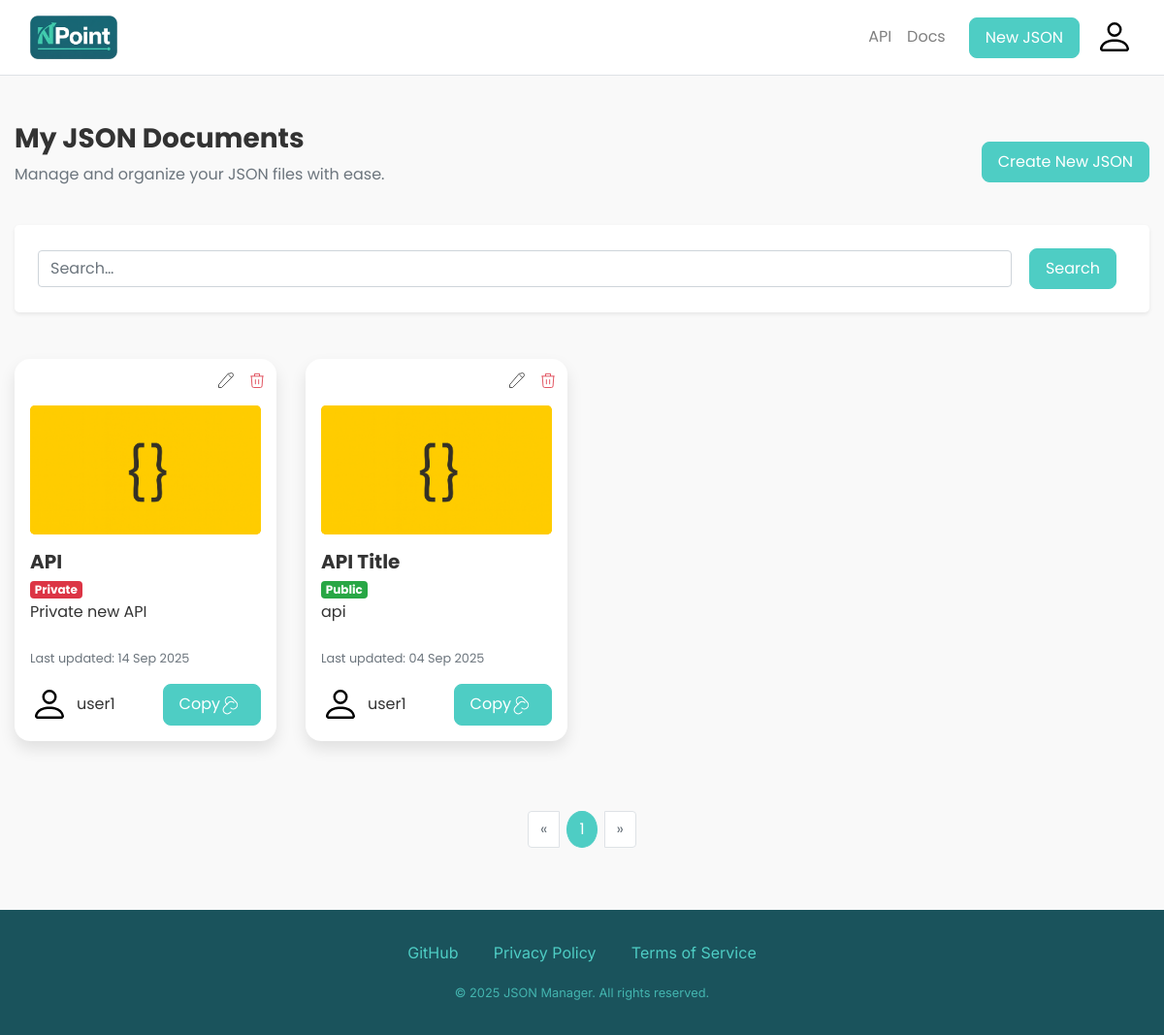
The page /my_json_form (signed in) on the database its author committed.
### npoint_app/models.py (models this page shows, shortened)
class JSONData(models.Model):
    json_id = models.AutoField(primary_key=True)
    user = models.ForeignKey(UserProfile, on_delete=models.CASCADE, related_name='json_data')
    title = models.CharField(max_length=200, db_index=True)
    description = models.TextField(blank=True, null=True, max_length=500)
    json_picture = models.ImageField(upload_to='json_pictures/', blank=True, null=True)
    json_content = models.JSONField()
    json_api = models.CharField(blank=True, null=True)
    is_public = models.BooleanField(default=True)
    created_at = models.DateTimeField(auto_now_add=True)
    updated_at = models.DateTimeField(auto_now=True)
    slug = models.SlugField(max_length=220, blank=True, null=True)  # or unique_together with user
    access_count = models.PositiveIntegerField(default=0)
    class Meta:
        constraints = [
            models.UniqueConstraint(fields=["user", "slug"], name="uniq_user_slug"),
        ]
        indexes = [models.Index(fields=['title'])]

class UserProfile(AbstractUser):
    user_id = models.AutoField(primary_key=True)
    first_name = models.CharField(max_length=50)
    last_name = models.CharField(max_length=50)
    username = models.CharField(max_length=150, unique=True)
    email = models.EmailField(unique=True)
    profile_picture = models.ImageField(upload_to='profiles/', blank=True, null=True)
    created_at = models.DateTimeField(auto_now_add=True)
    updated_at = models.DateTimeField(auto_now=True)

### npoint_app/views.py (the view)
# urls.py: path('my_json_form', views.my_json_form, name='my_json_form'),
@login_required(login_url='login')
def my_json_form(request):
    q = (request.GET.get("q") or "").strip()
    obj = JSONData.objects.filter(user=request.user).order_by('-created_at')
    if q:
        obj = obj.filter(Q(title__icontains=q) | Q(description__icontains=q))
    paginator = Paginator(obj, 12)
    json_forms = paginator.get_page(request.GET.get('page'))
    user = request.user
    params = request.GET.copy()
    params.pop("page", None)
    querystring = params.urlencode()
    if request.method == "GET":
        return render(request, 'npoint_app/my_json_forms.html', {"json_forms": json_forms, "user": user, "q": q,
            "querystring": querystring })
    return render(request, 'npoint_app/my_json_forms.html')

### npoint_app/context_processors.py (called while the page is built)
def humanize_number(value):
    if value is None:
        return "0"
    if value >= 1_000_000:
        return f"{value/1_000_000:.1f}M".rstrip("0").rstrip(".")
    if value >= 1_000:
        return f"{value/1_000:.1f}K".rstrip("0").rstrip(".")
    return str(value)

def site_stats(request):
    total_users = UserProfile.objects.count()
    total_jsons = JSONData.objects.count()
    total_api_calls = JSONData.objects.aggregate(total=Sum("access_count"))["total"] or 0
    return {
        "total_users": humanize_number(total_users),
        "total_jsons": humanize_number(total_jsons),
        "total_api_calls": humanize_number(total_api_calls),
    }

### npoint_app/templates/npoint_app/my_json_forms.html (shortened to what this page needs)
{% extends 'npoint_app/base.html' %}
{% load static %}
{% block content %}
<body>
  <div class="d-flex flex-column min-vh-100">
    <main class="flex-grow-1 py-5">
      <div class="container">
        <div class="d-flex flex-column flex-md-row justify-content-between align-items-center mb-4">
          <div>
            <h2 class="h3 font-weight-bold">My JSON Documents</h2>
            <p class="text-muted font-inter">Manage and organize your JSON files with ease.</p>
          </div>
          <a href="{% url 'json_form' %}" class="btn button-primary-custom mt-3 mt-md-0">Create New JSON</a>
        </div>
        <div class="bg-white rounded-lg shadow-sm p-4 mb-5">
          <div class="row">
            <div class="d-flex col-12 mb-3 mb-md-0">
              <form method="get" class="form-row w-100 align-items-center">
                  <div class="col">
                    <input type="text" name="q" class="form-control" placeholder="Search…" value="{{ q }}">
                  </div>
                  <div class="col-auto">
                    <button class="btn button-primary-custom ml-2" type="submit">Search</button>
                  </div>
                </form>
            </div>
          </div>
        </div>
        <div class="row">
           {% for json in json_forms %}
          <div class="col-sm-6 col-lg-4 col-xl-3 mb-4 ">
            <div class="card-custom  pt-5 pb-3 px-3 bg-white position-relative" style="height: 100%;">
              <div class="position-absolute" style="top: 10px; right: 10px;">
                <a href="{% url 'edit_json_form' json.slug json.pk %}" class="icon-btn cards-icon-custom mr-2"><svg width="20" height="20" fill="none" stroke="currentColor" viewBox="0 0 24 24"><path d="M15.232 5.232l3.536 3.536M16.732 3.732a2.5 2.5 0 113.536 3.536L6.5 21.036H3v-3.5L14.732 3.732z"/></svg></a>
                <form action="{% url 'delete_json_form' json.pk %}" method="post" style="display:inline;">
                <a type="submit" href="{% url 'delete_json_form' json.pk %}" class="icon-btn cards-icon-custom text-danger"><svg width="20" height="20" fill="none" stroke="currentColor" viewBox="0 0 24 24"><path d="M19 7l-.867 12.142A2 2 0 0116.138 21H7.862a2 2 0 01-1.995-1.858L5 7m5 4v6m4-6v6m1-10V4H9v3M4 7h16"/></svg></a>
                </form>
              </div>
              <div class="thumb bg-warning rounded-lg overflow-hidden d-flex align-items-center justify-content-center mb-3">
                <img
                  {% if json.json_picture %}
                  src="{{ json.json_picture.url }}"
                  {% else %}
                  src="{% static 'npoint_app/images/default_json.png'  %}"
                  {% endif %}
                  alt="JSON Icon" width="298" height="170" class=" rounded-lg object-fit-contain w-100 " >
              </div>
              <h5 class="font-weight-bold mb-1" ><a href="{% url 'json_viewer' json.user.username json.slug json.pk %}">{{ json.title|truncatewords:4 }}</a></h5>
              {% if json.is_public %}
              <span class="badge badge-success">Public</span>
              {% else %}
              <span class="badge badge-danger">Private</span>
              {% endif %}
              <div style="height:50px" >{{ json.description|default_if_none:""|truncatewords:5 }}</div>
              <p class="text-muted font-inter small mb-2">Last updated: {{json.updated_at |date:"d M Y" }} </p>
              <div class=" d-flex justify-content-between mt-3">
                <div class="col-6 d-flex align-items-center p-0">
                  <img {% if user.profile_picture and user.is_authenticated %}
                  src="{{ user.profile_picture.url }}"
                    {% else %}
                      src="{% static 'npoint_app/images/default_img.svg' %}"
                    {% endif %}
                    class="rounded-circle" width="40" height="40">
                      <span class="ml-2 align-self-center">{{ user.username }}</span>
                </div>
                  <a href="" class="icon-btn button-primary-custom" onclick="navigator.clipboard.writeText('{{ json.json_api }}')" >Copy<svg width="25" height="25" fill="none" stroke="currentColor" viewBox="0 0 24 24"><path d="M13.828 10.172a4 4 0 00-5.656 0l-4 4a4 4 0 105.656 5.656l1.102-1.101M10.172 15.071a4 4 0 005.656-5.656l-4-4a4 4 0 00-5.656 5.656l1.102 1.101"/></svg></a>
              </div>
            </div>
          </div>
          {% empty %}
            <p>No JSON files found. <a href="{% url 'json_form' %}">Create one now!</a></p>
          {% endfor %}
        </div>
        <nav class="mt-5 d-flex justify-content-center">
          <ul class="pagination">
            {% if json_forms.has_previous %}
              <li class="page-item">
                <a class="page-link" href="?page={{ json_forms.previous_page_number }}">&laquo;</a>
              </li>
            {% else %}
              <li class="page-item disabled"><span class="page-link">&laquo;</span></li>
            {% endif %}
            {% for num in json_forms.paginator.page_range %}
              {% if json_forms.number == num %}
                <li class="page-item page-item-custom active mx-2"><a class="page-link" href="?page={{ num }}">{{ num }}</a></li>
              {% elif num > json_forms.number|add:'-3' and num < json_forms.number|add:'3' %}
                <li class="page-item page-item-custom mx-2"><a class="page-link" href="?page={{ num }}">{{ num }}</a></li>
              {% elif num == 1 or num == json_forms.paginator.num_pages %}
                <li class="page-item page-item-custom mx-2"><a class="page-link" href="?page={{ num }}">{{ num }}</a></li>
              {% elif forloop.first or forloop.last %}
                <li class="page-item page-item-custom disabled mx-2"><span class="page-link">...</span></li>
              {% endif %}
            {% endfor %}
              {% if json_forms.has_next %}
                <li class="page-item">
                  <a class="page-link" href="?page={{ json_forms.next_page_number }}">&raquo;</a>
                </li>
              {% else %}
                <li class="page-item disabled"><span class="page-link">&raquo;</span></li>
              {% endif %}
          </ul>
        </nav>
      </div>
    </main>
  </div>
</body>
{% endblock %}

### npoint_app/static/npoint_app/css/index_style.css (style rules this page uses)
:root { --turquoise: #4ecdc4; --soft-yellow: #ffe66d; --coral-red: #ff6b6b; --deep-teal: #1a535c; --background-color: #f9f9f9; --text-primary: #1a535c; --text-secondary: #5a7f84; --brand: #4ecdc4; }
*, *::before, *::after { box-sizing: border-box; }
a { text-decoration: none; color: inherit; }
html, body { height: 100%; margin: 0; }
body { font-family: 'Poppins', sans-serif; background-color: #f9f9f9; color: #333333; display: flex; flex-direction: column; }
.button-primary-custom { background-color: var(--turquoise); color: white; border-radius: 0.5rem; padding: 0.5rem 1rem; border: 1px solid transparent; }
.card-custom { border-radius: 1rem; box-shadow: 0 0.5rem 1rem rgba(0,0,0,0.1); transition: all 0.3s ease-in-out; }
.thumb { width: 100%; aspect-ratio: 16 / 9; overflow: hidden; border-radius: 12px; background:#f5f5f7; }
.thumb > img { width: 100%; height: 100%; display: block; object-fit: cover; object-position: center; }
.pagination li.page-item-custom .page-link { border: 1px solid transparent; border-radius: 50%; background-color: #e2e6ea; color: #fff; }
.pagination li.page-item-custom.active .page-link { background: var(--turquoise); border-color: var(--turquoise); color: #fff; }
.button-primary-custom { background-color: var(--brand) !important; border-color: var(--brand) !important; }
@media (min-width: 1200px) { .container { max-width: 1200px; } }

### rows shown on the page
JSONData: title "API", is_public "Private", description "Private new API", updated_at "14 Sep 2025"
UserProfile: username "user1"
JSONData: title "API Title", is_public "Public", description "api", updated_at "04 Sep 2025"

### other values the page prints
{{ num }} "1"
